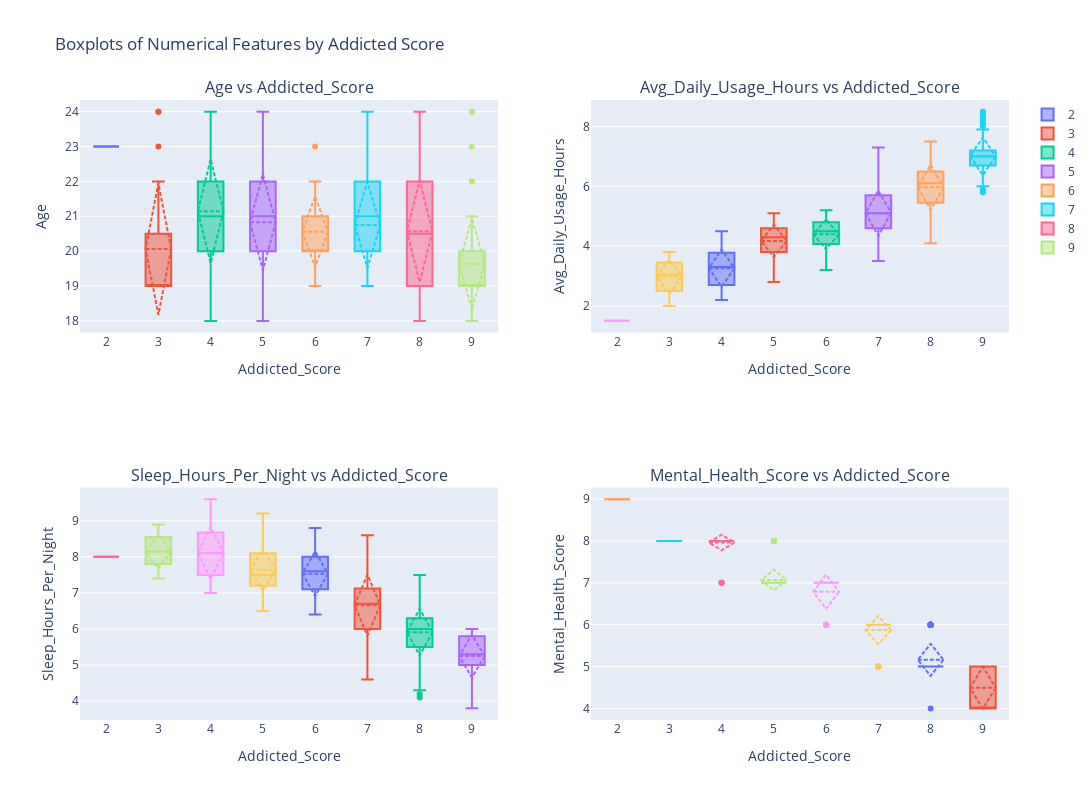

This figure's notebook cell:
### Markdown cell above
## Boxplots of Numerical Features vs Addicted Score

### Code cell
from plotly.subplots import make_subplots
import plotly.graph_objects as go
import math
fig.update_xaxes(categoryorder='array', categoryarray=sorted(students[target].unique()))

numerical_features = ['Age', 'Avg_Daily_Usage_Hours', 'Sleep_Hours_Per_Night', 'Mental_Health_Score']
target = 'Addicted_Score'

num_plots = len(numerical_features)
cols = 2
rows = math.ceil(num_plots / cols)

fig = make_subplots(
    rows=rows,
    cols=cols,
    subplot_titles=[f'{feature} vs {target}' for feature in numerical_features]
)

for idx, feature in enumerate(numerical_features):
    row = idx // cols + 1
    col = idx % cols + 1

    for val in sorted(students[target].unique()):  # Sort target values
        fig.add_trace(
            go.Box(
                y=students[students[target] == val][feature],
                name=str(val),
                boxmean='sd',
                showlegend=(idx == 0)
            ),
            row=row,
            col=col
        )

    # Add axis labels for this subplot
    fig.update_yaxes(title_text=feature, row=row, col=col)
    fig.update_xaxes(
        title_text=target,
        row=row,
        col=col,
        categoryorder='array',
        categoryarray=sorted(students[target].unique())
    )

fig.update_layout(
    height=rows * 400,
    width=cols * 600,
    title_text="Boxplots of Numerical Features by Addicted Score",
    showlegend=True
)

fig.show()

### Figure 1 — Plotly figure (JSON) as saved in the notebook; plotly's stock layout.template omitted (floating-point values rounded to 4 significant figures; data arrays with more than 128 entries replaced by an {"elided": "..."} marker saying what was removed)
{"data": [{"boxmean": "sd", "name": "2", "showlegend": true, "type": "box", "xaxis": "x", "y": [23], "yaxis": "y"}, {"boxmean": "sd", "name": "3", "showlegend": true, "type": "box", "xaxis": "x", "y": [22, 24, 24, 23, 19, 19, 19, 19, 19, 19, 19, 19, 19, 19, 19, 19], "yaxis": "y"}, {"boxmean": "sd", "name": "4", "showlegend": true, "type": "box", "xaxis": "x", "y": [18, 21, 22, 23, 23, 24, 23, 24, 23, 22, 23, 21, 22, 23, 23, 22, 23, 23, 22, 22, 22, 22, 22, 22, 22, 22, 22, 22, 22, 22, 22, 21, 19, 22, 20, 21, 19, 22, 20, 21, 19, 22, 20, 21, 19, 22, 20, 21, 19, 22, 20, 21, 19, 22, 20, 21, 19, 22, 20, 21, 19, 22, 20, 21, 19, 22, 20, 20, 19, 20, 19, 20, 19, 20, 23, 19, 21, 24, 19, 20, 22, 19, 24], "yaxis": "y"}, {"boxmean": "sd", "name": "5", "showlegend": true, "type": "box", "xaxis": "x", "y": {"elided": "136 int values"}, "yaxis": "y"}, {"boxmean": "sd", "name": "6", "showlegend": true, "type": "box", "xaxis": "x", "y": [21, 21, 20, 20, 21, 21, 21, 22, 21, 22, 21, 22, 21, 22, 21, 22, 20, 20, 20, 20, 20, 20, 20, 20, 20, 20, 20, 20, 20, 19, 20, 19, 20, 19, 20, 19, 20, 19, 20, 19, 20, 19, 20, 19, 20, 19, 22, 21, 21, 22, 22, 21, 21, 22, 22, 21, 21, 22, 22, 21, 23], "yaxis": "y"}, {"boxmean": "sd", "name": "7", "showlegend": true, "type": "box", "xaxis": "x", "y": {"elided": "209 int values"}, "yaxis": "y"}, {"boxmean": "sd", "name": "8", "showlegend": true, "type": "box", "xaxis": "x", "y": {"elided": "144 int values"}, "yaxis": "y"}, {"boxmean": "sd", "name": "9", "showlegend": true, "type": "box", "xaxis": "x", "y": [20, 19, 18, 19, 19, 19, 18, 18, 18, 19, 19, 19, 19, 19, 19, 19, 19, 19, 19, 19, 19, 19, 19, 20, 19, 20, 19, 20, 19, 20, 19, 20, 19, 20, 19, 20, 19, 20, 19, 20, 19, 22, 19, 21, 22, 24, 20, 19, 19, 20, 24, 22, 21, 19, 23], "yaxis": "y"}, {"boxmean": "sd", "name": "2", "showlegend": false, "type": "box", "xaxis": "x2", "y": [1.5], "yaxis": "y2"}, {"boxmean": "sd", "name": "3", "showlegend": false, "type": "box", "xaxis": "x2", "y": [2.1, 2.0, 2.2, 2.3, 3.8, 3.5, 3.7, 3.6, 3.4, 3.3, 3.2, 3.1, 3.0, 2.9, 2.8, 2.7], "yaxis": "y2"}, {"boxmean": "sd", "name": "4", "showlegend": false, "type": "box", "xaxis": "x2", "y": [3.0, 3.3, 2.8, 2.5, 2.6, 2.3, 2.7, 2.4, 2.8, 2.8, 2.5, 3.0, 2.7, 2.6, 2.4, 2.8, 2.5, 2.6, 4.2, 4.0, 4.1, 3.9, 4.0, 3.8, 3.7, 3.6, 3.5, 3.4, 3.3, 3.2, 3.1, 4.1, 4.0, 3.9, 3.8, 3.8, 3.7, 3.7, 3.6, 3.6, 3.5, 3.5, 3.4, 3.4, 3.3, 3.3, 3.2, 3.2, 3.1, 3.1, 3.0, 3.0, 2.9, 2.9, 2.8, 2.8, 2.7, 2.7, 2.6, 2.6, 2.5, 2.5, 2.4, 2.4, 2.3, 2.3, 2.2, 3.8, 3.7, 3.6, 3.5, 3.4, 3.3, 3.2, 3.8, 4.5, 4.3, 4.2, 4.4, 4.3, 4.4, 4.2, 4.3], "yaxis": "y2"}, {"boxmean": "sd", "name": "5", "showlegend": false, "type": "box", "xaxis": "x2", "y": {"elided": "136 float values"}, "yaxis": "y2"}, {"boxmean": "sd", "name": "6", "showlegend": false, "type": "box", "xaxis": "x2", "y": [3.9, 3.8, 3.9, 3.8, 3.7, 3.8, 4.8, 5.2, 5.1, 5.0, 4.9, 4.8, 4.7, 4.6, 4.5, 4.4, 5.2, 5.0, 5.1, 4.9, 5.0, 4.8, 4.7, 4.6, 4.5, 4.4, 4.3, 4.2, 5.0, 4.8, 4.7, 4.6, 4.5, 4.4, 4.3, 4.2, 4.1, 4.0, 3.9, 3.8, 3.7, 3.6, 3.5, 3.4, 3.3, 3.2, 4.7, 4.8, 4.6, 4.7, 4.5, 4.6, 4.4, 4.5, 4.3, 4.4, 4.2, 4.3, 4.1, 4.2, 5.2], "yaxis": "y2"}, {"boxmean": "sd", "name": "7", "showlegend": false, "type": "box", "xaxis": "x2", "y": {"elided": "209 float values"}, "yaxis": "y2"}, {"boxmean": "sd", "name": "8", "showlegend": false, "type": "box", "xaxis": "x2", "y": {"elided": "144 float values"}, "yaxis": "y2"}, {"boxmean": "sd", "name": "9", "showlegend": false, "type": "box", "xaxis": "x2", "y": [6.0, 7.2, 6.5, 6.1, 6.2, 6.3, 6.1, 5.9, 5.8, 5.8, 6.5, 7.0, 6.8, 6.9, 6.7, 6.6, 6.4, 6.6, 6.7, 6.8, 6.9, 7.0, 7.1, 6.8, 6.9, 7.0, 7.1, 7.2, 7.3, 7.4, 7.5, 7.6, 7.7, 7.8, 7.9, 8.0, 8.1, 8.2, 8.3, 8.4, 8.5, 7.2, 7.0, 7.1, 6.8, 7.0, 6.9, 7.2, 6.8, 7.1, 6.9, 7.2, 6.7, 7.0, 6.8], "yaxis": "y2"}, {"boxmean": "sd", "name": "2", "showlegend": false, "type": "box", "xaxis": "x3", "y": [8.0], "yaxis": "y3"}, {"boxmean": "sd", "name": "3", "showlegend": false, "type": "box", "xaxis": "x3", "y": [7.5, 7.8, 7.4, 7.4, 7.9, 8.0, 7.8, 8.1, 8.2, 8.3, 8.4, 8.5, 8.6, 8.7, 8.8, 8.9], "yaxis": "y3"}, {"boxmean": "sd", "name": "4", "showlegend": false, "type": "box", "xaxis": "x3", "y": [7.0, 7.0, 7.2, 7.3, 7.2, 7.3, 7.1, 7.2, 7.0, 7.2, 7.3, 7.1, 7.2, 7.3, 7.4, 7.1, 7.3, 7.2, 7.8, 7.9, 7.7, 7.8, 7.6, 7.7, 7.8, 7.9, 8.0, 8.1, 8.2, 8.3, 8.4, 7.8, 7.9, 7.9, 8.0, 8.0, 8.1, 8.1, 8.2, 8.2, 8.3, 8.3, 8.4, 8.4, 8.5, 8.5, 8.6, 8.6, 8.7, 8.7, 8.8, 8.8, 8.9, 8.9, 9.0, 9.0, 9.1, 9.1, 9.2, 9.2, 9.3, 9.3, 9.4, 9.4, 9.5, 9.5, 9.6, 8.2, 8.3, 8.4, 8.5, 8.6, 8.7, 8.8, 7.8, 7.6, 7.6, 7.5, 7.4, 7.5, 7.4, 7.5, 7.5], "yaxis": "y3"}, {"boxmean": "sd", "name": "5", "showlegend": false, "type": "box", "xaxis": "x3", "y": {"elided": "136 float values"}, "yaxis": "y3"}, {"boxmean": "sd", "name": "6", "showlegend": false, "type": "box", "xaxis": "x3", "y": [6.5, 6.4, 6.5, 6.6, 6.5, 6.6, 7.2, 7.1, 7.4, 7.6, 7.8, 8.0, 8.2, 8.4, 8.6, 8.8, 6.5, 6.8, 6.6, 6.9, 6.7, 7.0, 7.1, 7.2, 7.3, 7.4, 7.5, 7.6, 7.0, 7.1, 7.2, 7.3, 7.4, 7.5, 7.6, 7.7, 7.8, 7.9, 8.0, 8.1, 8.2, 8.3, 8.4, 8.5, 8.6, 8.7, 7.5, 7.4, 7.6, 7.5, 7.7, 7.6, 7.8, 7.7, 7.9, 7.8, 8.0, 7.9, 8.1, 8.0, 7.0], "yaxis": "y3"}, {"boxmean": "sd", "name": "7", "showlegend": false, "type": "box", "xaxis": "x3", "y": {"elided": "209 float values"}, "yaxis": "y3"}, {"boxmean": "sd", "name": "8", "showlegend": false, "type": "box", "xaxis": "x3", "y": {"elided": "144 float values"}, "yaxis": "y3"}, {"boxmean": "sd", "name": "9", "showlegend": false, "type": "box", "xaxis": "x3", "y": [5.0, 4.5, 5.5, 5.2, 5.1, 5.2, 5.2, 5.2, 5.2, 5.2, 6.0, 5.8, 5.9, 5.7, 5.8, 5.6, 5.7, 5.5, 5.4, 5.3, 5.2, 5.1, 5.0, 5.5, 5.4, 5.3, 5.2, 5.1, 5.0, 4.9, 4.8, 4.7, 4.6, 4.5, 4.4, 4.3, 4.2, 4.1, 4.0, 3.9, 3.8, 5.9, 5.8, 5.7, 5.9, 5.8, 5.9, 5.7, 5.9, 5.8, 5.9, 5.7, 6.0, 5.8, 5.9], "yaxis": "y3"}, {"boxmean": "sd", "name": "2", "showlegend": false, "type": "box", "xaxis": "x4", "y": [9], "yaxis": "y4"}, {"boxmean": "sd", "name": "3", "showlegend": false, "type": "box", "xaxis": "x4", "y": [8, 8, 8, 8, 8, 8, 8, 8, 8, 8, 8, 8, 8, 8, 8, 8], "yaxis": "y4"}, {"boxmean": "sd", "name": "4", "showlegend": false, "type": "box", "xaxis": "x4", "y": [7, 7, 8, 8, 8, 8, 8, 8, 8, 8, 8, 8, 8, 8, 8, 8, 8, 8, 7, 8, 8, 8, 8, 8, 8, 8, 8, 8, 8, 8, 8, 8, 8, 8, 8, 8, 8, 8, 8, 8, 8, 8, 8, 8, 8, 8, 8, 8, 8, 8, 8, 8, 8, 8, 8, 8, 8, 8, 8, 8, 8, 8, 8, 8, 8, 8, 8, 8, 8, 8, 8, 8, 8, 8, 8, 8, 8, 8, 8, 8, 8, 8, 8], "yaxis": "y4"}, {"boxmean": "sd", "name": "5", "showlegend": false, "type": "box", "xaxis": "x4", "y": {"elided": "136 int values"}, "yaxis": "y4"}, {"boxmean": "sd", "name": "6", "showlegend": false, "type": "box", "xaxis": "x4", "y": [7, 7, 7, 7, 7, 7, 7, 7, 7, 7, 7, 7, 7, 7, 7, 7, 6, 6, 6, 6, 6, 6, 6, 6, 6, 6, 6, 6, 7, 7, 7, 7, 7, 7, 7, 7, 7, 7, 7, 7, 7, 7, 7, 7, 7, 7, 7, 7, 7, 7, 7, 7, 7, 7, 7, 7, 7, 7, 7, 7, 6], "yaxis": "y4"}, {"boxmean": "sd", "name": "7", "showlegend": false, "type": "box", "xaxis": "x4", "y": {"elided": "209 int values"}, "yaxis": "y4"}, {"boxmean": "sd", "name": "8", "showlegend": false, "type": "box", "xaxis": "x4", "y": {"elided": "144 int values"}, "yaxis": "y4"}, {"boxmean": "sd", "name": "9", "showlegend": false, "type": "box", "xaxis": "x4", "y": [5, 4, 5, 5, 5, 5, 4, 5, 5, 5, 5, 4, 4, 4, 4, 4, 4, 4, 4, 4, 4, 4, 4, 5, 5, 5, 5, 5, 5, 5, 5, 5, 5, 5, 5, 5, 5, 5, 5, 5, 5, 4, 4, 4, 4, 4, 4, 4, 4, 4, 4, 4, 4, 4, 4], "yaxis": "y4"}], "layout": {"annotations": [{"font": {"size": 16}, "showarrow": false, "text": "Age vs Addicted_Score", "x": 0.225, "xanchor": "center", "xref": "paper", "y": 1, "yanchor": "bottom", "yref": "paper"}, {"font": {"size": 16}, "showarrow": false, "text": "Avg_Daily_Usage_Hours vs Addicted_Score", "x": 0.775, "xanchor": "center", "xref": "paper", "y": 1, "yanchor": "bottom", "yref": "paper"}, {"font": {"size": 16}, "showarrow": false, "text": "Sleep_Hours_Per_Night vs Addicted_Score", "x": 0.225, "xanchor": "center", "xref": "paper", "y": 0.375, "yanchor": "bottom", "yref": "paper"}, {"font": {"size": 16}, "showarrow": false, "text": "Mental_Health_Score vs Addicted_Score", "x": 0.775, "xanchor": "center", "xref": "paper", "y": 0.375, "yanchor": "bottom", "yref": "paper"}], "height": 800, "showlegend": true, "title": {"text": "Boxplots of Numerical Features by Addicted Score"}, "width": 1200, "xaxis": {"anchor": "y", "categoryarray": [2, 3, 4, 5, 6, 7, 8, 9], "categoryorder": "array", "domain": [0, 0.45], "title": {"text": "Addicted_Score"}}, "xaxis2": {"anchor": "y2", "categoryarray": [2, 3, 4, 5, 6, 7, 8, 9], "categoryorder": "array", "domain": [0.55, 1], "title": {"text": "Addicted_Score"}}, "xaxis3": {"anchor": "y3", "categoryarray": [2, 3, 4, 5, 6, 7, 8, 9], "categoryorder": "array", "domain": [0, 0.45], "title": {"text": "Addicted_Score"}}, "xaxis4": {"anchor": "y4", "categoryarray": [2, 3, 4, 5, 6, 7, 8, 9], "categoryorder": "array", "domain": [0.55, 1], "title": {"text": "Addicted_Score"}}, "yaxis": {"anchor": "x", "domain": [0.625, 1], "title": {"text": "Age"}}, "yaxis2": {"anchor": "x2", "domain": [0.625, 1], "title": {"text": "Avg_Daily_Usage_Hours"}}, "yaxis3": {"anchor": "x3", "domain": [0, 0.375], "title": {"text": "Sleep_Hours_Per_Night"}}, "yaxis4": {"anchor": "x4", "domain": [0, 0.375], "title": {"text": "Mental_Health_Score"}}}}
